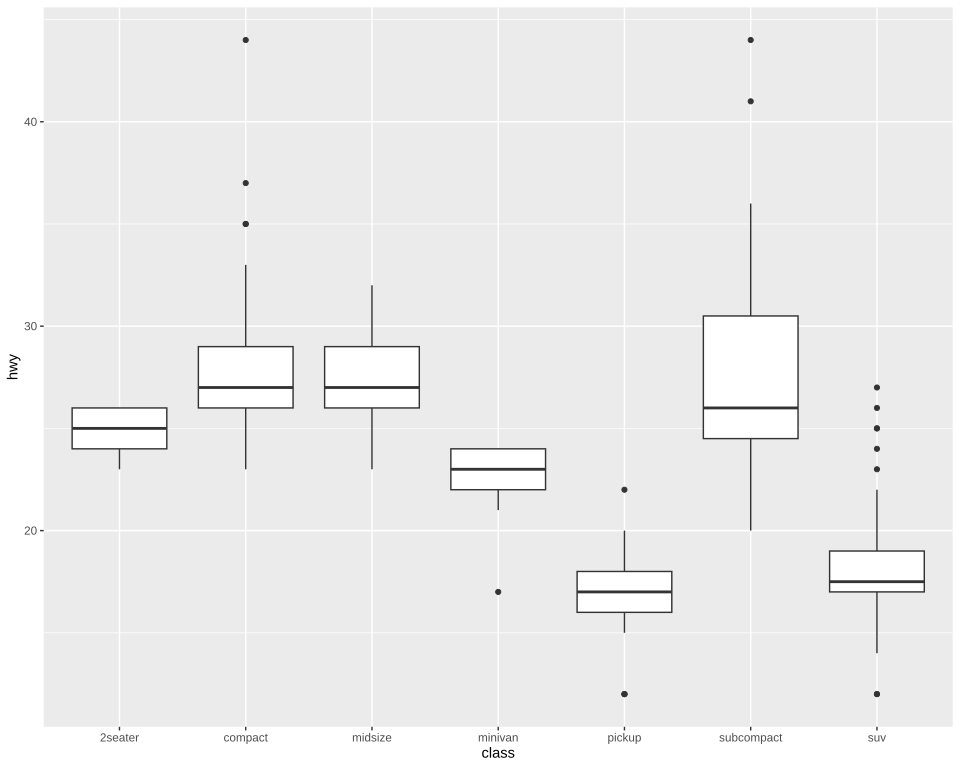

Generate this figure with R:
# The plot test/golden/boxplot.svg draws, drawn by ggplot2 itself, as ggplot2's own visual tests
# draw their snapshots: the independent check on that golden whenever it changes. The suite never
# runs this; it needs R, ggplot2 and vdiffr, saved as the Docker image giggly-r:ggplot2-4.0.3. From
# the repository's root:
#
#   docker run --rm -v "$PWD/test/golden":/golden:ro giggly-r:ggplot2-4.0.3 \
#     Rscript /golden/boxplot.R > boxplot.ggplot2.svg
#
# and compare the two drawings element by element, as test/golden/point.R describes, `<line>`
# elements included.
#
# geom_boxplot()'s first example from ggplot2's reference page: mpg's highway mileage by class, a
# box for each class, its whiskers, its median doubled in width, and its outliers as points, each
# box drawn whole before the next.
#
# First checked with ggplot2 4.0.3 and vdiffr 1.0.9: every element and clip path matches but
# svglite's around the whole drawing, and the one departure is test/golden/point.R's, the x axis
# drawn before the y.

library(ggplot2)

plot <- ggplot(mpg, aes(class, hwy)) +
  geom_boxplot() +
  theme_gray()

file <- tempfile(fileext = ".svg")
vdiffr::write_svg(plot, file)
cat(readLines(file), sep = "\n")
